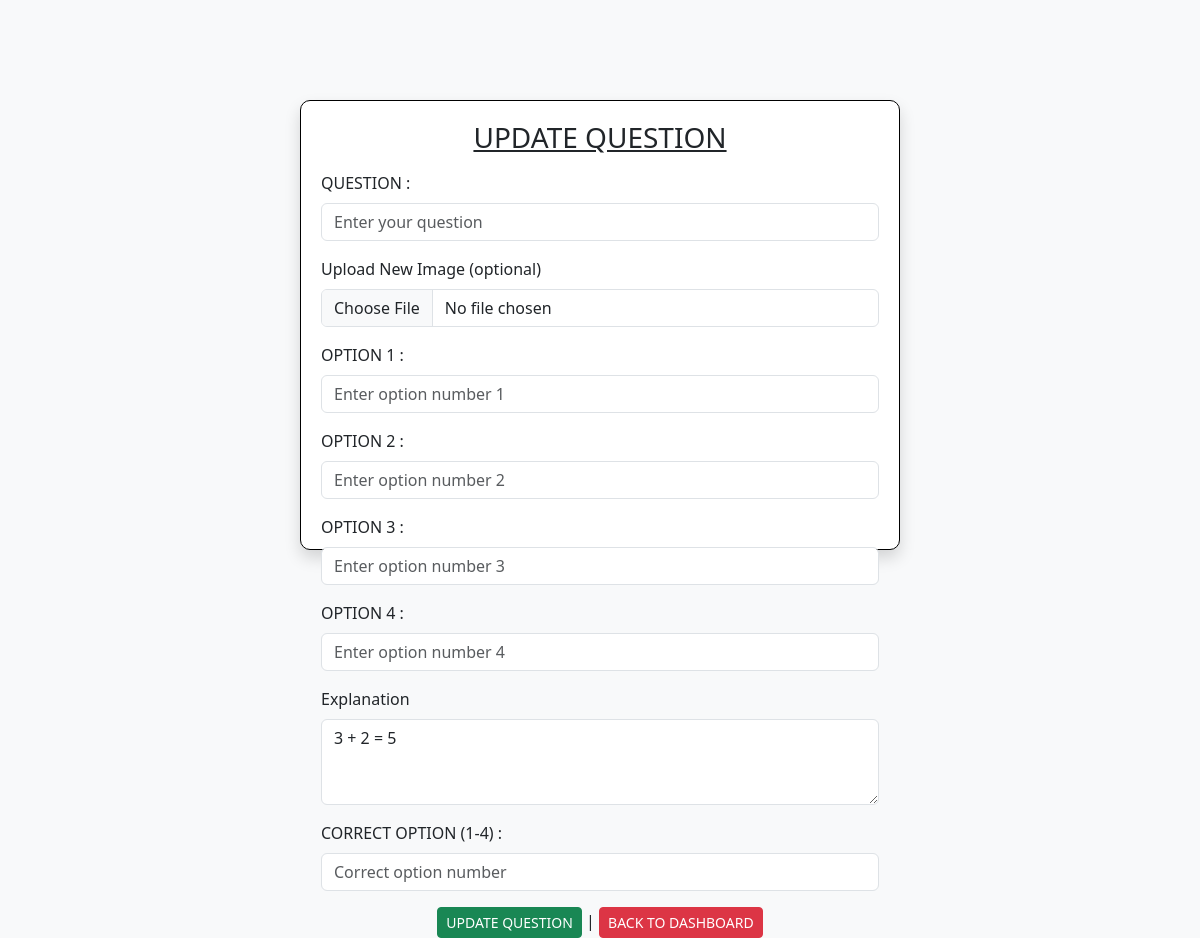
The page /edit/question/1 (signed in) on the database as committed earlier.
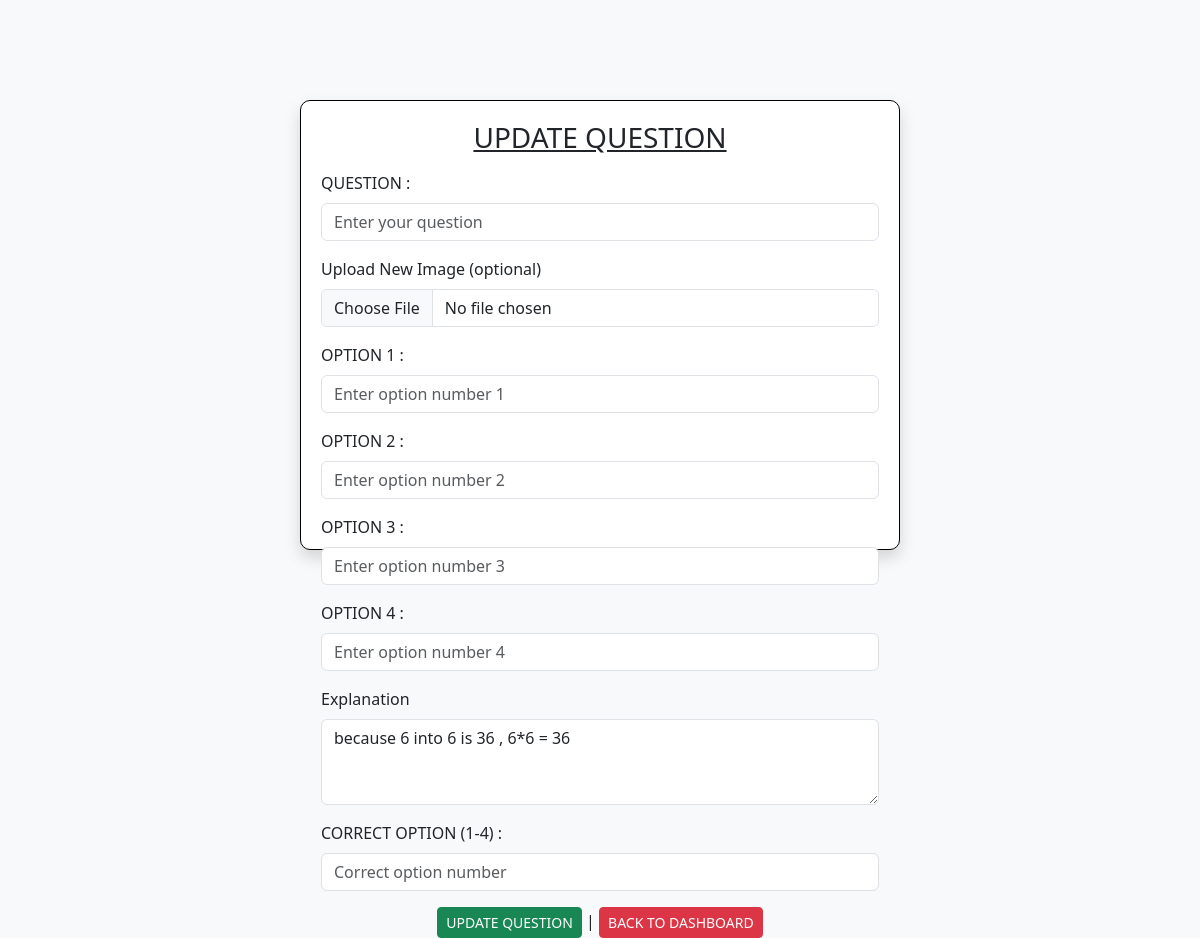
The same page on the database as committed later.
### app.py (models this page shows)
class Question(db.Model):
    id = db.Column(db.Integer, primary_key=True)
    quiz_id = db.Column(db.Integer, db.ForeignKey('quiz.id'), nullable=False)
    chapter_id = db.Column(db.Integer, db.ForeignKey('chapter.id'), nullable=False)
    question_statement = db.Column(db.Text, nullable=True)
    question_image = db.Column(db.String(200), nullable=True)
    option_1 = db.Column(db.String(200), nullable=False)
    option_2 = db.Column(db.String(200), nullable=False)
    option_3 = db.Column(db.String(200), nullable=False)
    option_4 = db.Column(db.String(200), nullable=False)
    correct_option = db.Column(db.Integer, nullable=False)
    explanation = db.Column(db.Text, nullable=True)
    created_at = db.Column(db.DateTime, default=datetime.utcnow)
    quiz = db.relationship('Quiz', backref='questions')
    chapter = db.relationship('Chapter', backref='questions')

### app.py (the view, shortened to what this page needs)
@app.route("/edit/question/<int:question_id>", methods=["GET", "POST"])
@admin_required
def edit_question(question_id):
    question = Question.query.get_or_404(question_id)
    return render_template("edit_question.html", question=question)

### app.py (called while the page is built)
def admin_required(f):
    @wraps(f)
    def decorated_function(*args, **kwargs):
        if 'admin_id' not in session:
            flash('Admin access required.', 'danger')
            return redirect(url_for('admin_login'))
        return f(*args, **kwargs)
    return decorated_function

### templates/edit_question.html (shortened to what this page needs)
<!DOCTYPE html>
<html lang="en">
<head>
    <link href="https://cdn.jsdelivr.net/npm/bootstrap@5.3.0/dist/css/bootstrap.min.css" rel="stylesheet">
    <link href="/static/style.css" rel="stylesheet">
</head>
<body class="d-flex justify-content-center align-items-center vh-100 bg-light">
    <div id="form-body" class="shadow">
        <div class="text-center mb-3">
            <h3><u>UPDATE QUESTION</u></h3>
        </div>
        <form method="POST" enctype="multipart/form-data">
            <div class="mb-3">
                <label for="form-control1" class="form-label">QUESTION :</label>
                <input type="text" id="form-control1" name="quiz_name" class="form-control" placeholder="Enter your question" required>
            </div>
            <div class="mb-3">
                <label class="form-label">Upload New Image (optional)</label>
                <input type="file" class="form-control" name="question_image" accept="image/*">
            </div>
            <div class="mb-3">
                <label class="form-label">OPTION 1 :</label>
                <input type="text" class="form-control" name="option_1" placeholder="Enter option number 1" required>
            </div>
            <div class="mb-3">
                <label class="form-label">OPTION 2 :</label>
                <input type="text" class="form-control" name="option_2" placeholder="Enter option number 2" required>
            </div>
            <div class="mb-3">
                <label class="form-label">OPTION 3 :</label>
                <input type="text" class="form-control" name="option_3" placeholder="Enter option number 3" required>
            </div>
            <div class="mb-3">
                <label class="form-label">OPTION 4 :</label>
                <input type="text" class="form-control" name="option_4" placeholder="Enter option number 4" required>
            </div>
            <div class="mb-3">
                <label class="form-label">Explanation</label>
                <textarea class="form-control" name="explanation" rows="3">{{ question.explanation }}</textarea>
            </div>
            <div class="mb-3">
                <label class="form-label">CORRECT OPTION (1-4) :</label>
                <input type="text" class="form-control" name="correct_option" placeholder="Correct option number" required>
            </div>
            <div class="text-center">
                <button type="submit" class="btn btn-success btn-sm">UPDATE QUESTION</button> |
                <a href="/admin/dashboard" class="btn btn-danger btn-sm">BACK TO DASHBOARD</a>
            </div>
        </form>
    </div>
</body>
</html>

Rows that differ between the two databases and show on the page:
changed Question: explanation "3 + 2 = 5" → "because 6 into 6 is 36 , 6*6 = 36"
